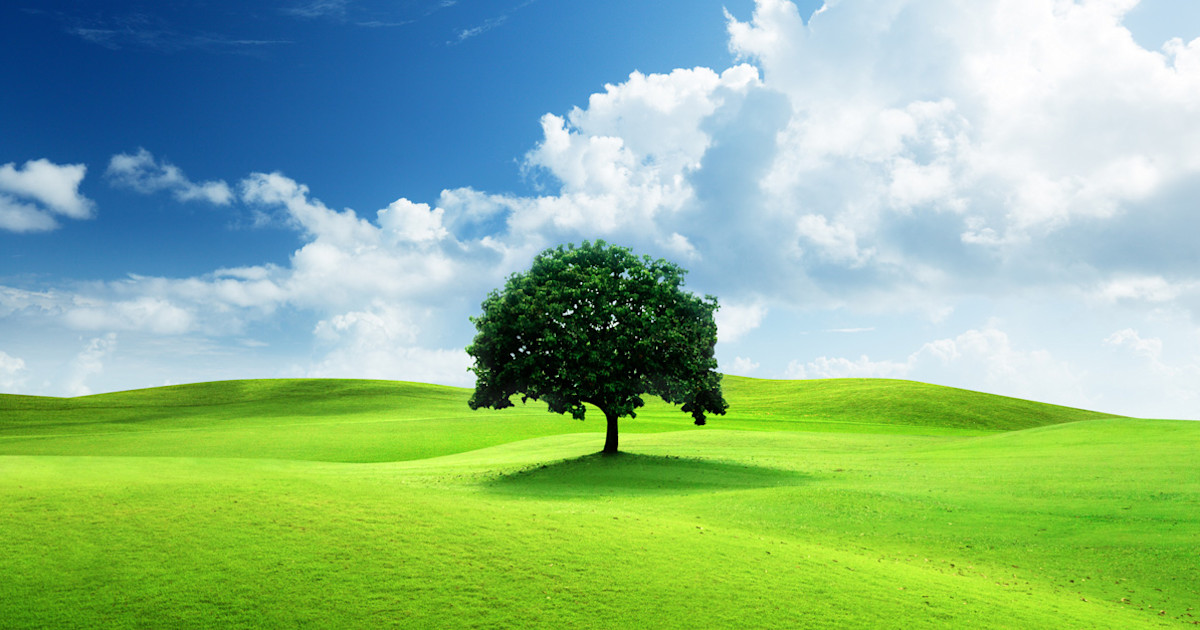
#> input picture image.jpg, 1200 x 630 px
$ python simplebinaryoperations.py
#> lines starting #> are read from the running program, lines starting #| are printed output that depends on the picture; after the words box and inside, x2 and y2 are one past the last pixel; in counts of white or black regions, pixels touching at a corner belong together
import cv2
import numpy as np
# Read image in grayscale
img = cv2.imread("image.jpg", 0)
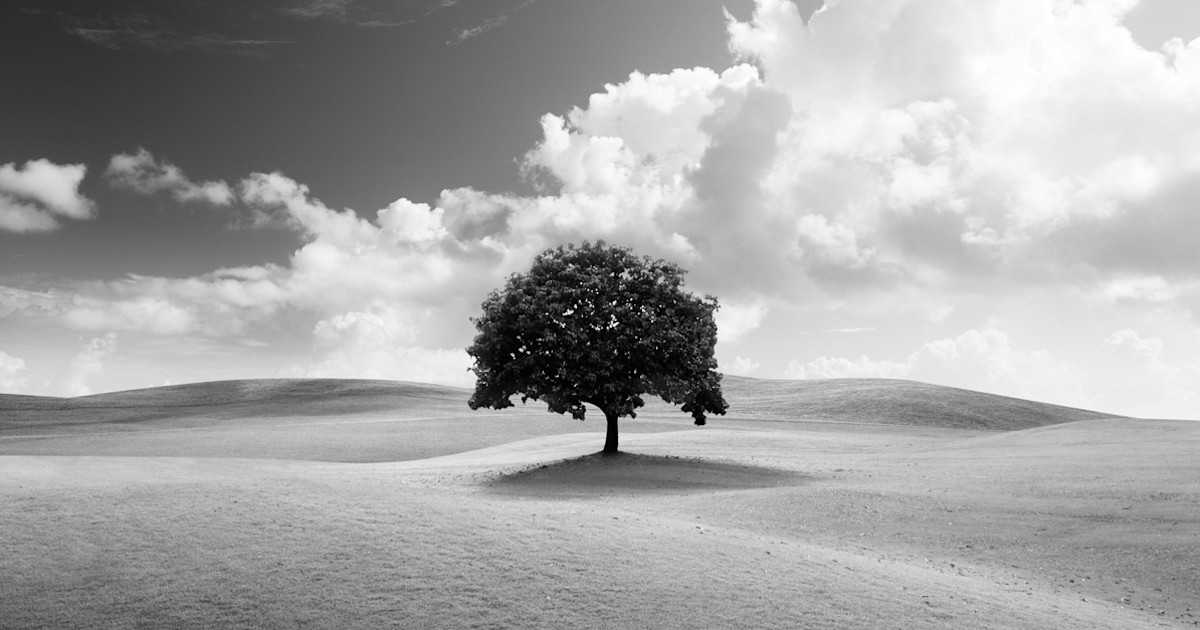
#> img: shape (630, 1200); min 0, max 255, mean 165.5
# Binary Thresholding
_, binary = cv2.threshold(img, 127, 255, cv2.THRESH_BINARY)
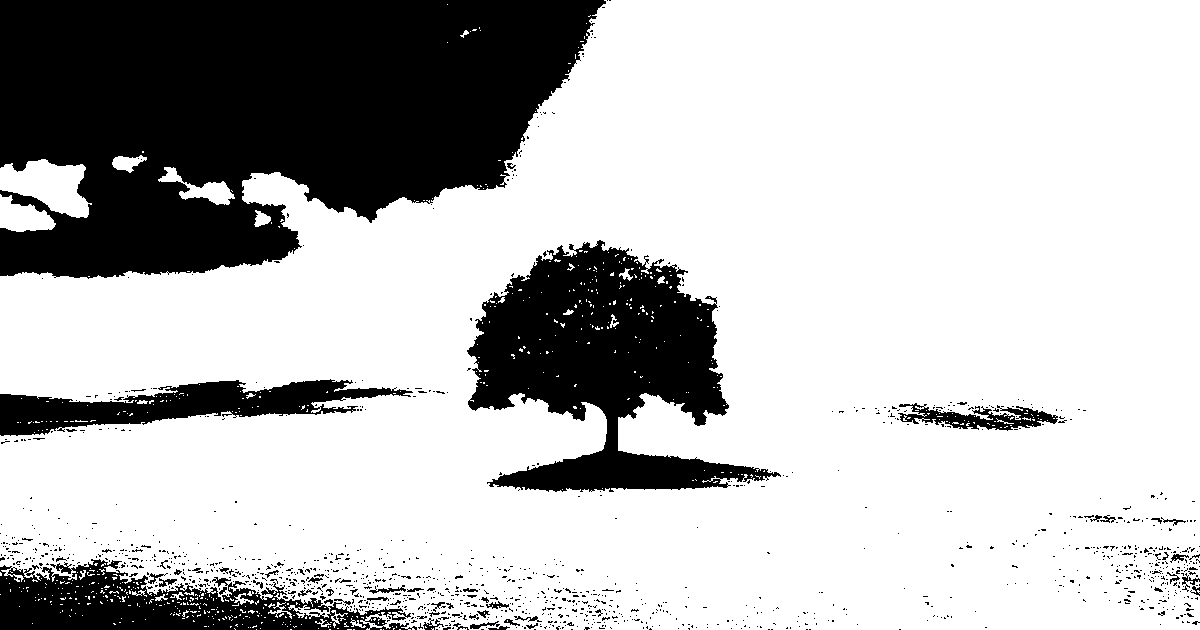
#> binary: shape (630, 1200); 74% white; 1229 black regions (1171 under 20 px), largest, box (x1, y1, x2, y2) and area: (0, 0, 606, 279) 122618, (467, 240, 781, 492) 40125, (0, 559, 417, 630) 14922
# Structuring Element (Kernel)
kernel = np.ones((5,5), np.uint8)
# Erosion
erosion = cv2.erode(binary, kernel, iterations=1)
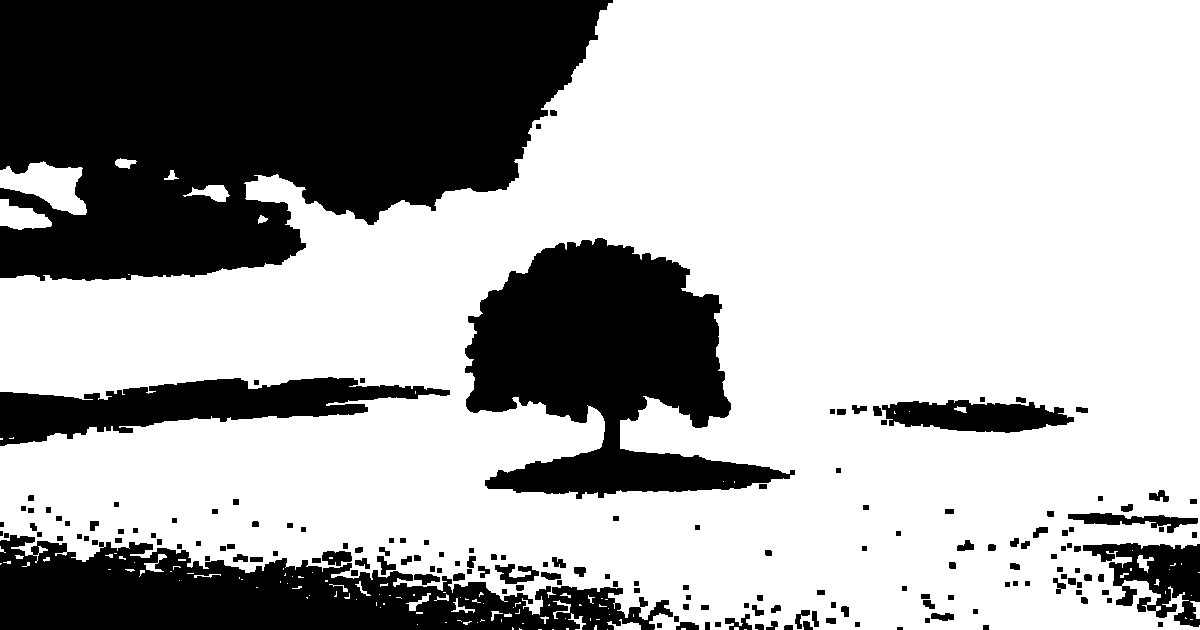
#> erosion: shape (630, 1200); 67.6% white; 171 black regions (2 under 20 px), largest, box (x1, y1, x2, y2) and area: (0, 0, 613, 281) 127996, (465, 238, 795, 499) 46650, (0, 535, 673, 630) 36821
# Dilation
dilation = cv2.dilate(binary, kernel, iterations=1)
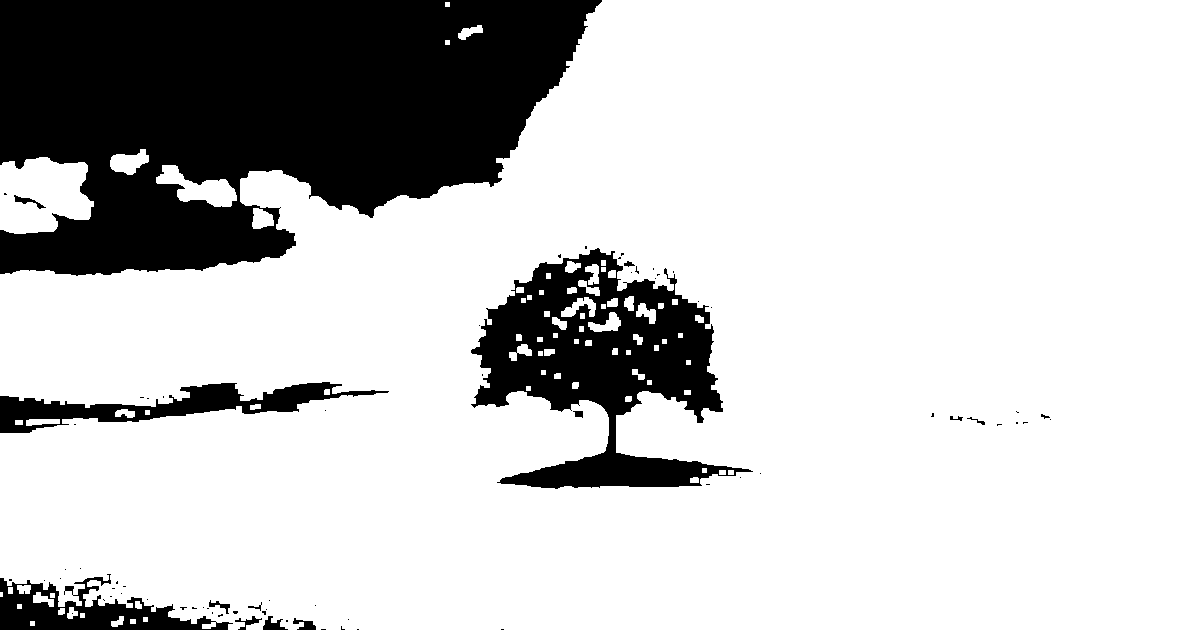
#> dilation: shape (630, 1200); 78.7% white; 74 black regions (59 under 20 px), largest, box (x1, y1, x2, y2) and area: (0, 0, 602, 276) 117157, (471, 248, 753, 489) 30522, (0, 382, 389, 433) 6634
# Opening (Erosion followed by Dilation)
opening = cv2.morphologyEx(binary, cv2.MORPH_OPEN, kernel)
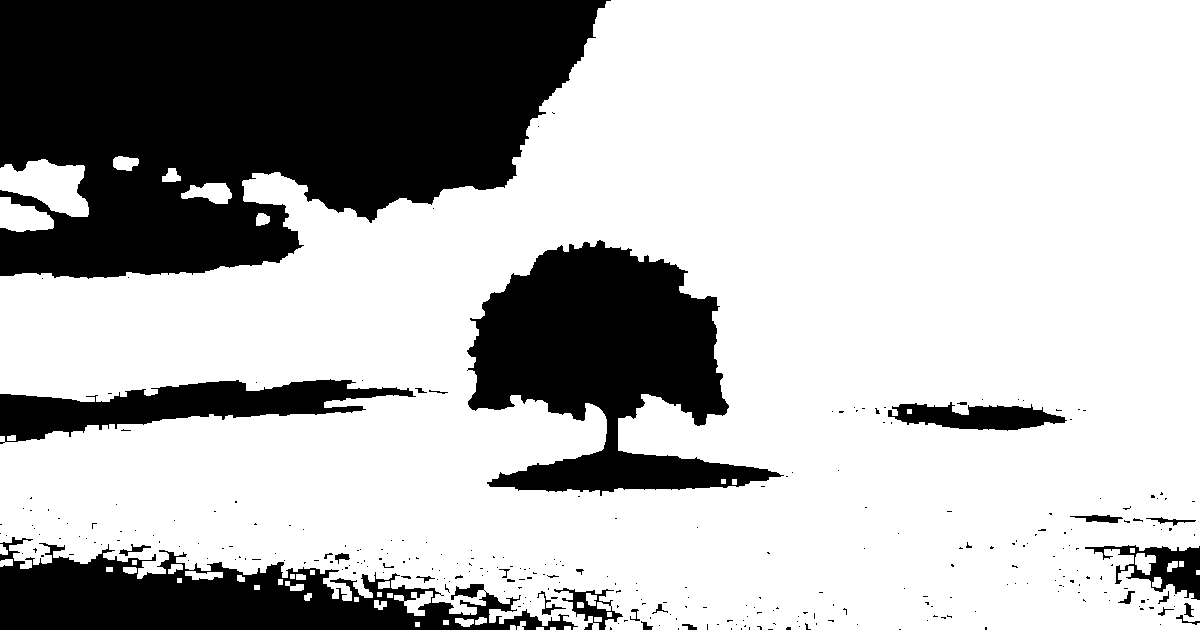
#> opening: shape (630, 1200); 71.7% white; 304 black regions (273 under 20 px), largest, box (x1, y1, x2, y2) and area: (0, 0, 611, 279) 123805, (467, 240, 784, 496) 42393, (0, 537, 578, 630) 26795
# Closing (Dilation followed by Erosion)
closing = cv2.morphologyEx(binary, cv2.MORPH_CLOSE, kernel)
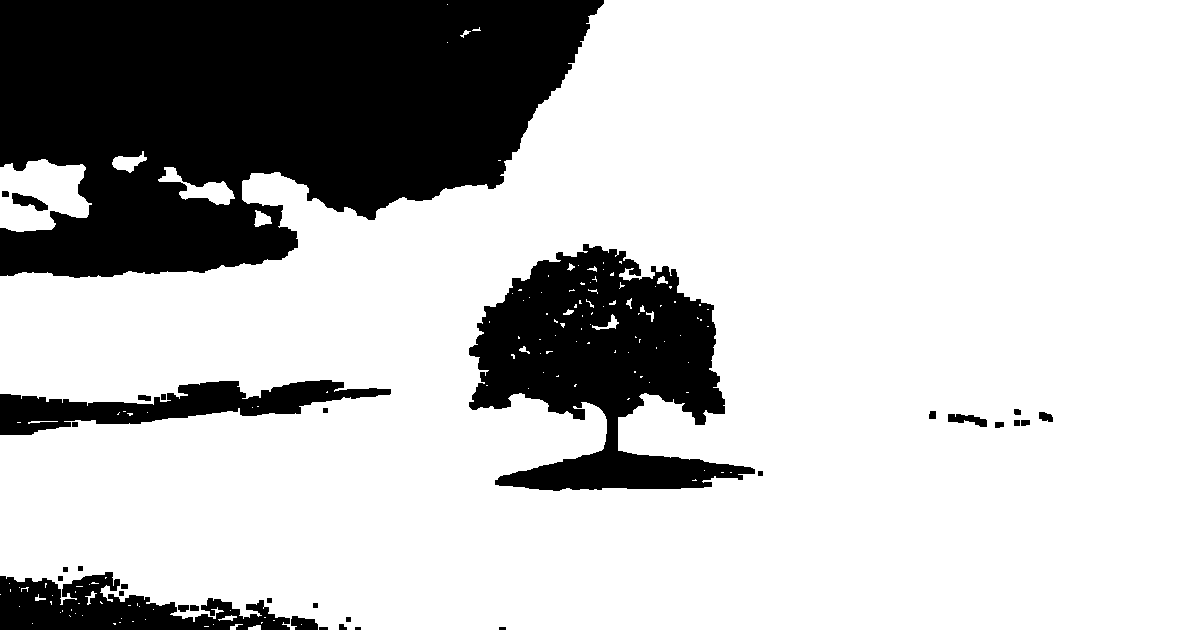
#> closing: shape (630, 1200); 76.2% white; 33 black regions (1 under 20 px), largest, box (x1, y1, x2, y2) and area: (0, 0, 604, 278) 121487, (469, 244, 755, 491) 38150, (0, 572, 290, 630) 9348
# Display Results
cv2.imshow("Original Image", img)
cv2.imshow("Binary Image", binary)
cv2.imshow("Erosion", erosion)
cv2.imshow("Dilation", dilation)
cv2.imshow("Opening", opening)
cv2.imshow("Closing", closing)
cv2.waitKey(0)
cv2.destroyAllWindows()
